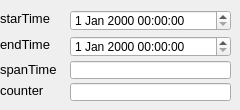
         <widget class="QWidget" name="page_42">
          <widget class="QDateTimeEdit" name="startime_edit_9">
           <property name="geometry">
            <rect>
             <x>70</x>
             <y>10</y>
             <width>161</width>
             <height>21</height>
            </rect>
           </property>
           <property name="font">
            <font>
             <pointsize>9</pointsize>
            </font>
           </property>
          </widget>
          <widget class="QLineEdit" name="spanTime_2">
           <property name="geometry">
            <rect>
             <x>70</x>
             <y>61</y>
             <width>161</width>
             <height>18</height>
            </rect>
           </property>
           <property name="text">
            <string/>
           </property>
          </widget>
          <widget class="QDateTimeEdit" name="endtime_edit_7">
           <property name="geometry">
            <rect>
             <x>70</x>
             <y>36</y>
             <width>161</width>
             <height>21</height>
            </rect>
           </property>
           <property name="font">
            <font>
             <pointsize>9</pointsize>
            </font>
           </property>
          </widget>
          <widget class="QLabel" name="label_137">
           <property name="geometry">
            <rect>
             <x>0</x>
             <y>80</y>
             <width>84</width>
             <height>20</height>
            </rect>
           </property>
           <property name="font">
            <font>
             <pointsize>10</pointsize>
            </font>
           </property>
           <property name="text">
            <string>counter</string>
           </property>
          </widget>
          <widget class="QLabel" name="label_138">
           <property name="geometry">
            <rect>
             <x>0</x>
             <y>36</y>
             <width>61</width>
             <height>16</height>
            </rect>
           </property>
           <property name="font">
            <font>
             <pointsize>10</pointsize>
            </font>
           </property>
           <property name="text">
            <string>endTime</string>
           </property>
          </widget>
          <widget class="QLabel" name="label_139">
           <property name="geometry">
            <rect>
             <x>0</x>
             <y>59</y>
             <width>61</width>
             <height>20</height>
            </rect>
           </property>
           <property name="font">
            <font>
             <pointsize>10</pointsize>
            </font>
           </property>
           <property name="text">
            <string>spanTime</string>
           </property>
          </widget>
          <widget class="QLabel" name="label_140">
           <property name="geometry">
            <rect>
             <x>0</x>
             <y>10</y>
             <width>61</width>
             <height>16</height>
            </rect>
           </property>
           <property name="font">
            <font>
             <pointsize>10</pointsize>
            </font>
           </property>
           <property name="text">
            <string>starTime</string>
           </property>
          </widget>
          <widget class="QLineEdit" name="counter_5">
           <property name="geometry">
            <rect>
             <x>70</x>
             <y>83</y>
             <width>161</width>
             <height>18</height>
            </rect>
           </property>
           <property name="text">
            <string/>
           </property>
          </widget>
         </widget>
